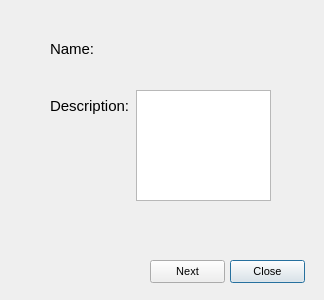
<?xml version="1.0" encoding="UTF-8"?>
<ui version="4.0">
 <class>JobInfo</class>
 <widget class="QDialog" name="JobInfo">
  <property name="geometry">
   <rect>
    <x>0</x>
    <y>0</y>
    <width>324</width>
    <height>300</height>
   </rect>
  </property>
  <property name="font">
   <font>
    <pointsize>11</pointsize>
   </font>
  </property>
  <property name="windowTitle">
   <string>Dialog</string>
  </property>
  <widget class="QWidget" name="formLayoutWidget">
   <property name="geometry">
    <rect>
     <x>50</x>
     <y>40</y>
     <width>221</width>
     <height>161</height>
    </rect>
   </property>
   <layout class="QFormLayout" name="formLayout">
    <item row="0" column="0">
     <widget class="QLabel" name="nameLabel">
      <property name="text">
       <string>Name:</string>
      </property>
     </widget>
    </item>
    <item row="0" column="1">
     <widget class="QLabel" name="name">
      <property name="text">
       <string/>
      </property>
     </widget>
    </item>
    <item row="2" column="0">
     <widget class="QLabel" name="descrLabel">
      <property name="text">
       <string>Description:</string>
      </property>
     </widget>
    </item>
    <item row="2" column="1">
     <widget class="QTextEdit" name="descritpion"/>
    </item>
    <item row="1" column="0" colspan="2">
     <spacer name="horizontalSpacer">
      <property name="orientation">
       <enum>Qt::Horizontal</enum>
      </property>
      <property name="sizeHint" stdset="0">
       <size>
        <width>40</width>
        <height>20</height>
       </size>
      </property>
     </spacer>
    </item>
   </layout>
  </widget>
  <widget class="QPushButton" name="closeButton">
   <property name="geometry">
    <rect>
     <x>230</x>
     <y>260</y>
     <width>75</width>
     <height>23</height>
    </rect>
   </property>
   <property name="font">
    <font>
     <pointsize>8</pointsize>
    </font>
   </property>
   <property name="text">
    <string>Close</string>
   </property>
  </widget>
  <widget class="QPushButton" name="nextButton">
   <property name="geometry">
    <rect>
     <x>150</x>
     <y>260</y>
     <width>75</width>
     <height>23</height>
    </rect>
   </property>
   <property name="font">
    <font>
     <pointsize>8</pointsize>
    </font>
   </property>
   <property name="text">
    <string>Next</string>
   </property>
  </widget>
 </widget>
 <resources/>
 <connections/>
</ui>
